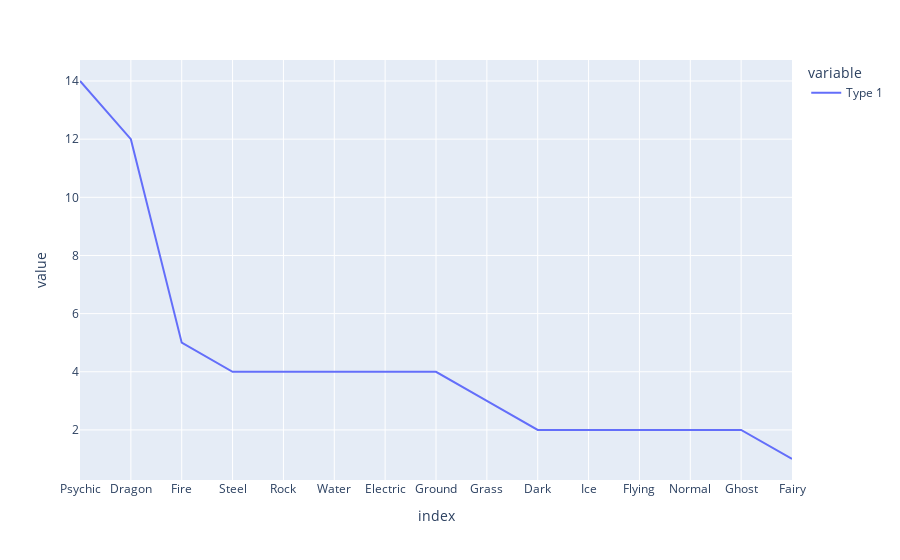

The notebook cell this image was saved under:
### Markdown cell above
Legendary 포켓몬의 Type 종류를 살펴보자

### Code cell
pokemon_df.loc[pokemon_df['Legendary']==True]['Type 1'].value_counts().to_frame().plot()

### Figure 1 — Plotly figure (JSON) as saved in the notebook; plotly's stock layout.template omitted (floating-point values rounded to 4 significant figures)
{"data": [{"hovertemplate": "variable=Type 1<br>index=%{x}<br>value=%{y}<extra></extra>", "legendgroup": "Type 1", "line": {"color": "#636efa", "dash": "solid"}, "mode": "lines", "name": "Type 1", "orientation": "v", "showlegend": true, "type": "scatter", "x": ["Psychic", "Dragon", "Fire", "Steel", "Rock", "Water", "Electric", "Ground", "Grass", "Dark", "Ice", "Flying", "Normal", "Ghost", "Fairy"], "xaxis": "x", "y": [14, 12, 5, 4, 4, 4, 4, 4, 3, 2, 2, 2, 2, 2, 1], "yaxis": "y"}], "layout": {"legend": {"title": {"text": "variable"}, "tracegroupgap": 0}, "margin": {"t": 60}, "xaxis": {"anchor": "y", "domain": [0, 1], "title": {"text": "index"}}, "yaxis": {"anchor": "x", "domain": [0, 1], "title": {"text": "value"}}}}
